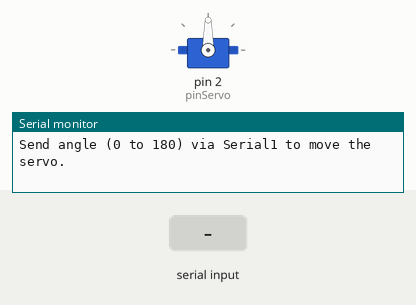
This sketch was run on a simulated Arduino Mega 2560, built with avr-gcc and run on an emulated ATmega2560. Parts: servo, the last lines printed to the serial monitor. Inputs (shaded band) come from the test bench.

Above: at 2.2 s.
2.3 s: "30,150\n" received over the second serial link
At 3.5 s:
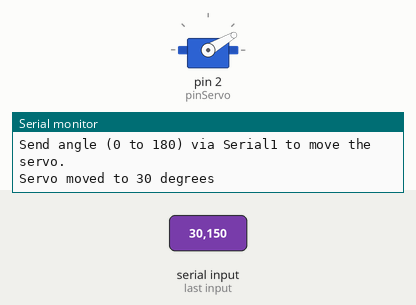
3.8 s: "5\n" received over the second serial link
At 4.7 s:
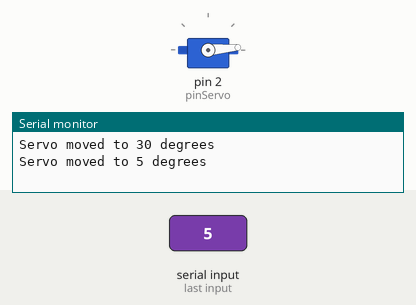
5.3 s: "90,45\n" received over the second serial link
At 6.0 s:
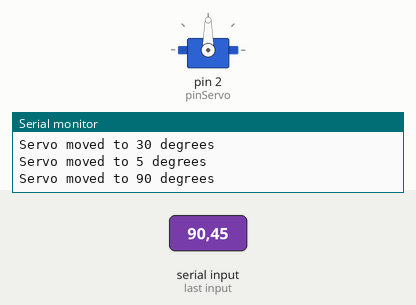
Timing chart, 0 to 8.3 s (numbered marks = the images above; inputs shaded):
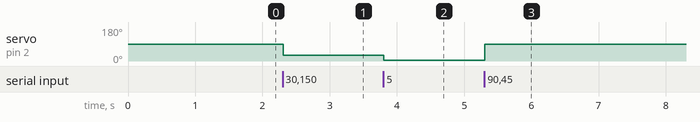

Measured:
- after the input at 2.3 s, servo on pin 2 (pinServo): 90° → 30° at once
- after the input at 3.8 s, servo on pin 2 (pinServo): 30° → 5° at once
- after the input at 5.3 s, servo on pin 2 (pinServo): 5° → 90° at once

The sketch:

Servo_control.ino
```cpp
#include <Servo.h>   // Library to control servo motors
#include <math.h>    // Included for compatibility (not used directly here)

Servo miServo;             // Create servo motor object
int pinServo = 2;          // Define the pin connected to the servo signal wire
String comando = "";       // Buffer for incoming serial commands

unsigned long ultimoEnvio = 0;
const unsigned long intervalo = 100;  // (Reserved) Time interval for potential future tasks

void setup() {
  miServo.attach(pinServo);          // Attach the servo to its control pin
  Serial1.begin(9600);               // Serial communication with Raspberry Pi (UART)
  Serial.begin(9600);                // USB serial monitor for debugging
  delay(1000);                       // Wait for everything to stabilize

  Serial.println("Send angle (0 to 180) via Serial1 to move the servo.");
  miServo.write(90);                 // Initialize servo in the center (90°)
}

void loop() {
  // --- Read and process commands from Raspberry Pi ---
  while (Serial1.available() > 0) {
    char c = Serial1.read();         // Read one character at a time

    if (c == '\n' || c == '\r') {    // Command ends when newline or carriage return is received
      comando.trim();                // Remove whitespace or extra characters

      if (comando.length() > 0) {
        int angulo = comando.toInt();  // Convert the command to an integer angle

        // Check if the angle is valid (between 0° and 180°)
        if (angulo >= 0 && angulo <= 180) {
          miServo.write(angulo);     // Move the servo to the requested angle
          Serial.print("Servo moved to ");
          Serial.print(angulo);
          Serial.println(" degrees");
        } else {
          Serial.println("Angle out of range (0–180)");
        }
      }

      comando = "";                  // Clear the command string
    } else {
      comando += c;                  // Build the command character by character
    }
  }
}
```
